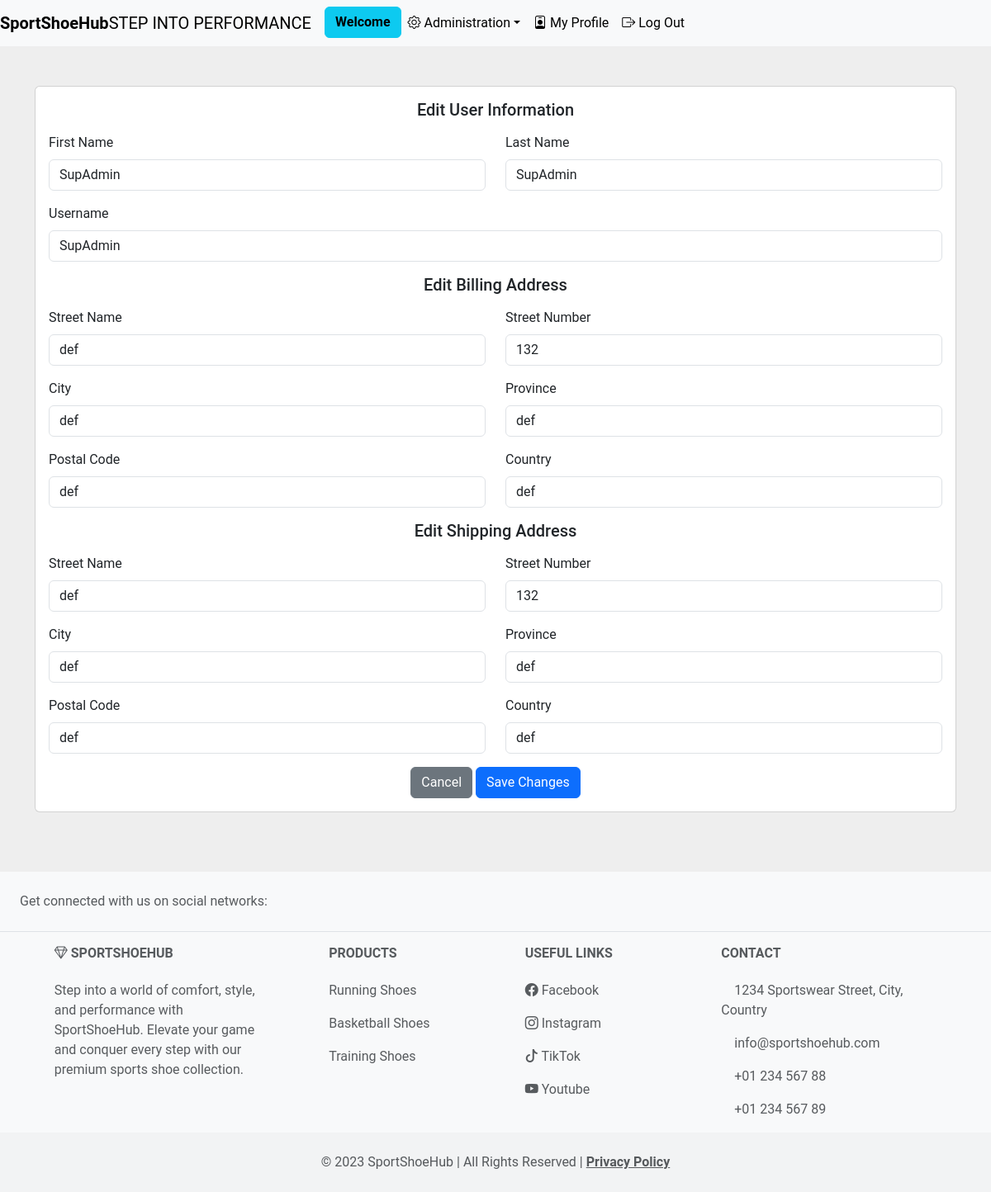
The app's page /views/editMyProfile.php (signed in), older data.
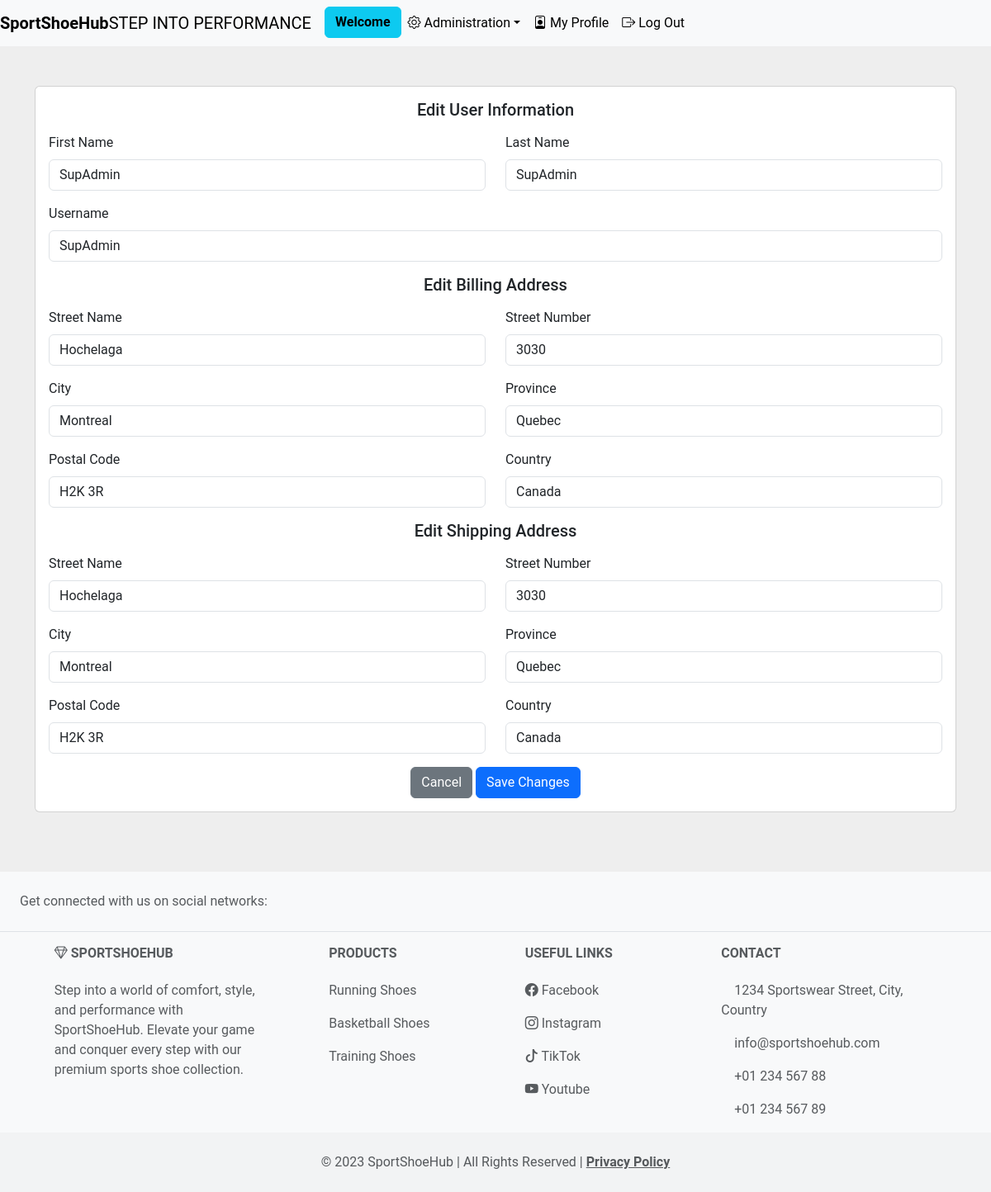
The same page, newer data.
### tables this page shows
CREATE TABLE `user` (
  `id` bigint(20) NOT NULL,
  `token` varchar(255) NOT NULL,
  `username` varchar(40) DEFAULT NULL,
  `fname` varchar(40) DEFAULT NULL,
  `lname` varchar(40) DEFAULT NULL,
  `pwd` varchar(255) DEFAULT NULL,
  `billing_address_id` bigint(20) NOT NULL,
  `shipping_address_id` bigint(20) NOT NULL,
  `role_id` bigint(20) NOT NULL
);

CREATE TABLE `address` (
  `id` bigint(20) NOT NULL,
  `street_name` varchar(50) DEFAULT NULL,
  `street_nb` int(11) DEFAULT NULL,
  `city` varchar(50) DEFAULT NULL,
  `province` varchar(50) DEFAULT NULL,
  `zipcode` varchar(6) DEFAULT NULL,
  `country` varchar(50) DEFAULT NULL
);

### models/Crud.php (called while the page is built, shortened)
<?php
class Crud
{
    public $connexion;
    private function connect()
    {
        $host = "localhost";
        $db = "ecom2_project";
        $user = "root";
        $password = "";
        $dsn = "mysql:host=$host;dbname=$db;charset=UTF8";
        try {
            $this->connexion = new PDO($dsn, $user, $password);
            $this->connexion->setAttribute(PDO::ATTR_ERRMODE, PDO::ERRMODE_EXCEPTION);
        } catch (PDOException $e) {
            throw new Exception("Database connection failed: " . $e->getMessage());
        }
    }
    public function getById($table, $id)
    {
        $PDOStatement = $this->connexion->prepare("SELECT * FROM $table WHERE id = :id");
        $PDOStatement->bindParam(':id', $id, PDO::PARAM_INT);
        $PDOStatement->execute();
        return $PDOStatement->fetch(PDO::FETCH_ASSOC);
    }
    public function __destruct()
    {
        $this->connexion = null;
    }
}

### controllers/sessions.php (called while the page is built, shortened)
<?php
class SessionManager
{
    public static function getSessionData($key)
    {
        return isset($_SESSION[$key]) ? $_SESSION[$key] : null;
    }
}

### models/User.php (called while the page is built, shortened)
<?php
require_once('Crud.php');
require_once('Address.php');
class User extends Crud
{
    public function getUserById($id)
    {
        $user = $this->getById('user', $id);
        if ($user) {
            $billingAddress = $this->getAddressById($user['billing_address_id']);
            $shippingAddress = $this->getAddressById($user['shipping_address_id']);
            $user['billing_address'] = $billingAddress;
            $user['shipping_address'] = $shippingAddress;
        }
        return $user;
    }
    public function getAddressById($id)
    {
        $addressModel = new Address();
        return $addressModel->getAddressById($id);
    }
    public function getUserRole($id)
    {
        $user = $this->getUserById($id);
        return $user['role_id'];
    }
}

### models/Address.php (called while the page is built, shortened)
<?php
require_once('Crud.php');
class Address extends Crud
{
    public function getAddressById($id)
    {
        return $this->getById('address', $id);
    }
}

### views/editMyProfile.php (the view, shortened to what the rows shown need)
<?php
include "./includes/Header.php";
require_once('../controllers/sessions.php');
$userModel = new User();
$addressModel = new Address();
$user = $userModel->getUserById(SessionManager::getSessionData('user_id'));
$billingAddress = $addressModel->getAddressById($user['billing_address_id']);
$shippingAddress = $addressModel->getAddressById($user['shipping_address_id']);
?>
<main>
    <section style="background-color: #eee;">
        <div class="container py-5">
            <div class="row">
                <div class="col-lg-12">
                    <div class="card mb-4">
                        <div class="card-body">
                            <form method="post">
                                <div class="row">
                                    <div class="col-md-6">
                                        <div class="mb-3">
                                            <label for="fname" class="form-label">First Name</label>
                                            <input type="text" class="form-control" id="fname" name="fname" value="<?= $user['fname']; ?>" required>
                                        </div>
                                    </div>
                                    <div class="col-md-6">
                                        <div class="mb-3">
                                            <label for="lname" class="form-label">Last Name</label>
                                            <input type="text" class="form-control" id="lname" name="lname" value="<?= $user['lname']; ?>" required>
                                        </div>
                                    </div>
                                </div>
                                <div class="mb-3">
                                    <label for="username" class="form-label">Username</label>
                                    <input type="text" class="form-control" id="username" name="username" value="<?= $user['username']; ?>" required>
                                </div>
                                <div class="row">
                                    <div class="col-md-6">
                                        <div class="mb-3">
                                            <label for="billing_street_name" class="form-label">Street Name</label>
                                            <input type="text" class="form-control" id="billing_street_name" name="billing_street_name" value="<?= $billingAddress['street_name']; ?>" required>
                                        </div>
                                    </div>
                                    <div class="col-md-6">
                                        <div class="mb-3">
                                            <label for="billing_street_nb" class="form-label">Street Number</label>
                                            <input type="text" class="form-control" id="billing_street_nb" name="billing_street_nb" value="<?= $billingAddress['street_nb']; ?>" required>
                                        </div>
                                    </div>
                                </div>
                                <div class="row">
                                    <div class="col-md-6">
                                        <div class="mb-3">
                                            <label for="billing_city" class="form-label">City</label>
                                            <input type="text" class="form-control" id="billing_city" name="billing_city" value="<?= $billingAddress['city']; ?>" required>
                                        </div>
                                    </div>
                                    <div class="col-md-6">
                                        <div class="mb-3">
                                            <label for="billing_province" class="form-label">Province</label>
                                            <input type="text" class="form-control" id="billing_province" name="billing_province" value="<?= $billingAddress['province']; ?>" required>
                                        </div>
                                    </div>
                                </div>
                                <div class="row">
                                    <div class="col-md-6">
                                        <div class="mb-3">
                                            <label for="billing_zipcode" class="form-label">Postal Code</label>
                                            <input type="text" class="form-control" id="billing_zipcode" name="billing_zipcode" value="<?= $billingAddress['zipcode']; ?>" required>
                                        </div>
                                    </div>
                                    <div class="col-md-6">
                                        <div class="mb-3">
                                            <label for="billing_country" class="form-label">Country</label>
                                            <input type="text" class="form-control" id="billing_country" name="billing_country" value="<?= $billingAddress['country']; ?>" required>
                                        </div>
                                    </div>
                                </div>
                                <div class="row">
                                    <div class="col-md-6">
                                        <div class="mb-3">
                                            <label for="shipping_street_name" class="form-label">Street Name</label>
                                            <input type="text" class="form-control" id="shipping_street_name" name="shipping_street_name" value="<?= $shippingAddress['street_name']; ?>" required>
                                        </div>
                                    </div>
                                    <div class="col-md-6">
                                        <div class="mb-3">
                                            <label for="shipping_street_nb" class="form-label">Street Number</label>
                                            <input type="text" class="form-control" id="shipping_street_nb" name="shipping_street_nb" value="<?= $shippingAddress['street_nb']; ?>" required>
                                        </div>
                                    </div>
                                </div>
                                <div class="row">
                                    <div class="col-md-6">
                                        <div class="mb-3">
                                            <label for="shipping_city" class="form-label">City</label>
                                            <input type="text" class="form-control" id="shipping_city" name="shipping_city" value="<?= $shippingAddress['city']; ?>" required>
                                        </div>
                                    </div>
                                    <div class="col-md-6">
                                        <div class="mb-3">
                                            <label for="shipping_province" class="form-label">Province</label>
                                            <input type="text" class="form-control" id="shipping_province" name="shipping_province" value="<?= $shippingAddress['province']; ?>" required>
                                        </div>
                                    </div>
                                </div>
                                <div class="row">
                                    <div class="col-md-6">
                                        <div class="mb-3">
                                            <label for="shipping_zipcode" class="form-label">Postal Code</label>
                                            <input type="text" class="form-control" id="shipping_zipcode" name="shipping_zipcode" value="<?= $shippingAddress['zipcode']; ?>" required>
                                        </div>
                                    </div>
                                    <div class="col-md-6">
                                        <div class="mb-3">
                                            <label for="shipping_country" class="form-label">Country</label>
                                            <input type="text" class="form-control" id="shipping_country" name="shipping_country" value="<?= $shippingAddress['country']; ?>" required>
                                        </div>
                                    </div>
                                </div>
                            </form>
                        </div>
                    </div>
                </div>
            </div>
        </div>
    </section>
</main>

Row changes from the older to the newer data that the page shows:
changed address: billing_street_name "def" → "Hochelaga"; billing_street_nb "132" → "3030"; billing_city "def" → "Montreal"; billing_province "def" → "Quebec"; billing_zipcode "def" → "H2K 3R"; billing_country "def" → "Canada"; shipping_street_name "def" → "Hochelaga"; shipping_street_nb "132" → "3030"; shipping_city "def" → "Montreal"; shipping_province "def" → "Quebec"; shipping_zipcode "def" → "H2K 3R"; shipping_country "def" → "Canada"
